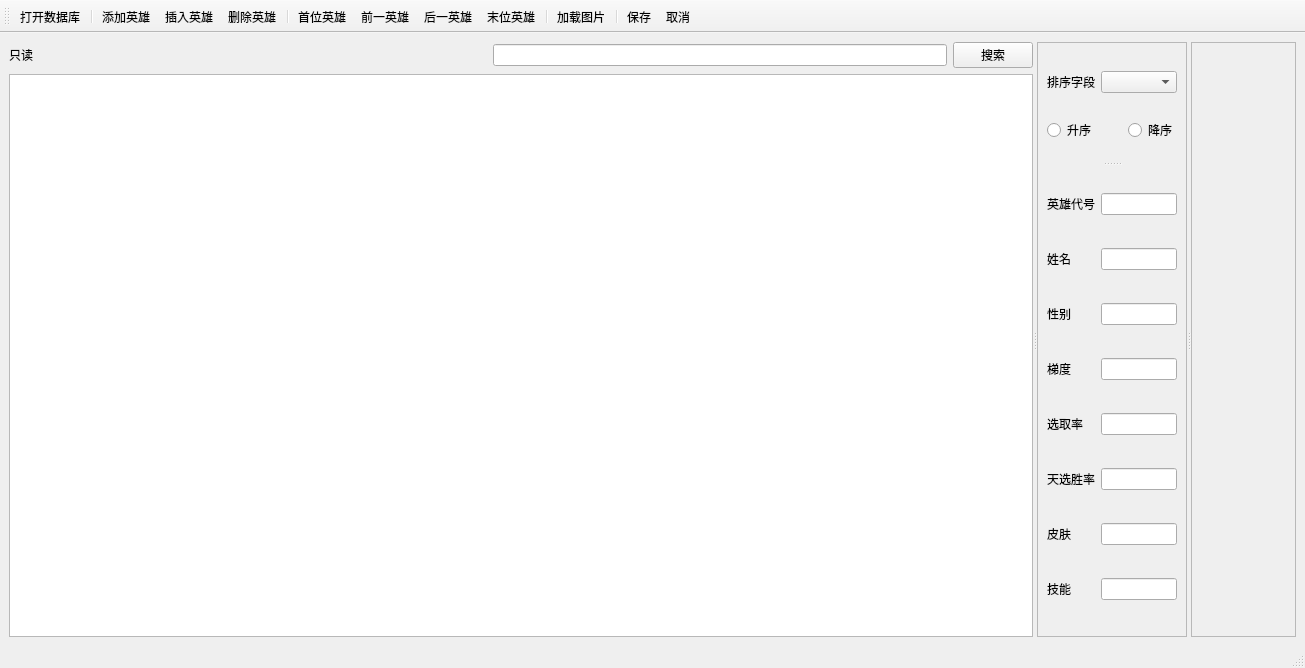
<?xml version="1.0" encoding="UTF-8"?>
<ui version="4.0">
 <class>GDHeroDatabase</class>
 <widget class="QMainWindow" name="GDHeroDatabase">
  <property name="geometry">
   <rect>
    <x>0</x>
    <y>0</y>
    <width>1305</width>
    <height>668</height>
   </rect>
  </property>
  <property name="windowTitle">
   <string>光点劫区——英雄库</string>
  </property>
  <property name="styleSheet">
   <string notr="true">
QWidget{background-image: url(:/image/image/userClient.jpg)}
QLabel{color: rgb(186,91,73)}
QDial{background-color: rgb(67, 67, 67)}
background-image: url(:/image/image/userClient.jpg);</string>
  </property>
  <widget class="QWidget" name="centralwidget">
   <layout class="QHBoxLayout" name="horizontalLayout_3">
    <item>
     <widget class="QSplitter" name="splitter_3">
      <property name="orientation">
       <enum>Qt::Orientation::Horizontal</enum>
      </property>
      <widget class="QWidget" name="layoutWidget">
       <layout class="QGridLayout" name="gridLayout_4">
        <item row="0" column="0">
         <layout class="QGridLayout" name="gridLayout_3">
          <item row="0" column="0">
           <widget class="QLabel" name="label_10">
            <property name="text">
             <string>只读</string>
            </property>
           </widget>
          </item>
          <item row="0" column="1">
           <spacer name="horizontalSpacer">
            <property name="orientation">
             <enum>Qt::Orientation::Horizontal</enum>
            </property>
            <property name="sizeHint" stdset="0">
             <size>
              <width>40</width>
              <height>20</height>
             </size>
            </property>
           </spacer>
          </item>
          <item row="0" column="2">
           <widget class="QLineEdit" name="lEditSearch">
            <property name="maximumSize">
             <size>
              <width>500</width>
              <height>16777215</height>
             </size>
            </property>
           </widget>
          </item>
          <item row="0" column="3">
           <widget class="QPushButton" name="pBtnSearch">
            <property name="maximumSize">
             <size>
              <width>150</width>
              <height>16777215</height>
             </size>
            </property>
            <property name="text">
             <string>搜索</string>
            </property>
           </widget>
          </item>
         </layout>
        </item>
        <item row="1" column="0">
         <widget class="QTableView" name="tableView"/>
        </item>
       </layout>
      </widget>
      <widget class="QFrame" name="frame">
       <property name="maximumSize">
        <size>
         <width>150</width>
         <height>16777215</height>
        </size>
       </property>
       <property name="frameShape">
        <enum>QFrame::Shape::StyledPanel</enum>
       </property>
       <property name="frameShadow">
        <enum>QFrame::Shadow::Raised</enum>
       </property>
       <layout class="QHBoxLayout" name="horizontalLayout_2">
        <item>
         <widget class="QSplitter" name="splitter_2">
          <property name="orientation">
           <enum>Qt::Orientation::Vertical</enum>
          </property>
          <widget class="QWidget" name="layoutWidget">
           <layout class="QGridLayout" name="gridLayout_2">
            <item row="0" column="0">
             <widget class="QLabel" name="label_9">
              <property name="text">
               <string>排序字段</string>
              </property>
             </widget>
            </item>
            <item row="0" column="1" colspan="2">
             <widget class="QComboBox" name="comboOrderField"/>
            </item>
            <item row="1" column="0" colspan="2">
             <widget class="QRadioButton" name="rBtnAsc">
              <property name="text">
               <string>升序</string>
              </property>
             </widget>
            </item>
            <item row="1" column="2">
             <widget class="QRadioButton" name="rBtnDes">
              <property name="text">
               <string>降序</string>
              </property>
             </widget>
            </item>
           </layout>
          </widget>
          <widget class="QWidget" name="layoutWidget">
           <layout class="QGridLayout" name="gridLayout">
            <item row="2" column="0">
             <widget class="QLabel" name="label_3">
              <property name="text">
               <string>性别</string>
              </property>
             </widget>
            </item>
            <item row="0" column="0">
             <widget class="QLabel" name="label">
              <property name="text">
               <string>英雄代号</string>
              </property>
             </widget>
            </item>
            <item row="5" column="1">
             <widget class="QLineEdit" name="lEditWin"/>
            </item>
            <item row="2" column="1">
             <widget class="QLineEdit" name="lEditGender"/>
            </item>
            <item row="7" column="0">
             <widget class="QLabel" name="label_8">
              <property name="text">
               <string>技能</string>
              </property>
             </widget>
            </item>
            <item row="5" column="0">
             <widget class="QLabel" name="label_6">
              <property name="text">
               <string>天选胜率</string>
              </property>
             </widget>
            </item>
            <item row="4" column="1">
             <widget class="QLineEdit" name="lEditSelect"/>
            </item>
            <item row="6" column="0">
             <widget class="QLabel" name="label_7">
              <property name="text">
               <string>皮肤</string>
              </property>
             </widget>
            </item>
            <item row="1" column="0">
             <widget class="QLabel" name="label_2">
              <property name="text">
               <string>姓名</string>
              </property>
             </widget>
            </item>
            <item row="4" column="0">
             <widget class="QLabel" name="label_5">
              <property name="text">
               <string>选取率</string>
              </property>
             </widget>
            </item>
            <item row="0" column="1">
             <widget class="QLineEdit" name="lEditHeroNo"/>
            </item>
            <item row="3" column="0">
             <widget class="QLabel" name="label_4">
              <property name="text">
               <string>梯度</string>
              </property>
             </widget>
            </item>
            <item row="1" column="1">
             <widget class="QLineEdit" name="lEditName"/>
            </item>
            <item row="3" column="1">
             <widget class="QLineEdit" name="lEditGradient"/>
            </item>
            <item row="7" column="1">
             <widget class="QLineEdit" name="lEditSkill"/>
            </item>
            <item row="6" column="1">
             <widget class="QLineEdit" name="lEditSkin"/>
            </item>
           </layout>
          </widget>
         </widget>
        </item>
       </layout>
      </widget>
      <widget class="QFrame" name="frame_2">
       <property name="enabled">
        <bool>true</bool>
       </property>
       <property name="sizePolicy">
        <sizepolicy hsizetype="Preferred" vsizetype="Preferred">
         <horstretch>0</horstretch>
         <verstretch>0</verstretch>
        </sizepolicy>
       </property>
       <property name="maximumSize">
        <size>
         <width>16777215</width>
         <height>16777215</height>
        </size>
       </property>
       <property name="frameShape">
        <enum>QFrame::Shape::StyledPanel</enum>
       </property>
       <property name="frameShadow">
        <enum>QFrame::Shadow::Raised</enum>
       </property>
       <layout class="QHBoxLayout" name="horizontalLayout">
        <item>
         <widget class="QSplitter" name="splitter">
          <property name="orientation">
           <enum>Qt::Orientation::Vertical</enum>
          </property>
          <widget class="QLabel" name="pixmapInfo">
           <property name="maximumSize">
            <size>
             <width>100000</width>
             <height>100000</height>
            </size>
           </property>
           <property name="text">
            <string/>
           </property>
           <property name="alignment">
            <set>Qt::AlignmentFlag::AlignCenter</set>
           </property>
          </widget>
         </widget>
        </item>
       </layout>
      </widget>
     </widget>
    </item>
   </layout>
  </widget>
  <widget class="QStatusBar" name="statusbar"/>
  <widget class="QToolBar" name="toolBar">
   <property name="windowTitle">
    <string>toolBar</string>
   </property>
   <attribute name="toolBarArea">
    <enum>TopToolBarArea</enum>
   </attribute>
   <attribute name="toolBarBreak">
    <bool>false</bool>
   </attribute>
   <addaction name="actOpen"/>
   <addaction name="separator"/>
   <addaction name="actAppend"/>
   <addaction name="actInsertHero"/>
   <addaction name="actDelete"/>
   <addaction name="separator"/>
   <addaction name="actFirstHero"/>
   <addaction name="actPreviousHero"/>
   <addaction name="actNextHero"/>
   <addaction name="actLastHero"/>
   <addaction name="separator"/>
   <addaction name="actLoadPhoto"/>
   <addaction name="separator"/>
   <addaction name="actSubmit"/>
   <addaction name="actRevert"/>
  </widget>
  <action name="actOpen">
   <property name="text">
    <string>打开数据库</string>
   </property>
   <property name="menuRole">
    <enum>QAction::MenuRole::NoRole</enum>
   </property>
  </action>
  <action name="actAppend">
   <property name="text">
    <string>添加英雄</string>
   </property>
   <property name="menuRole">
    <enum>QAction::MenuRole::NoRole</enum>
   </property>
  </action>
  <action name="actInsertHero">
   <property name="text">
    <string>插入英雄</string>
   </property>
   <property name="menuRole">
    <enum>QAction::MenuRole::NoRole</enum>
   </property>
  </action>
  <action name="actDelete">
   <property name="text">
    <string>删除英雄</string>
   </property>
   <property name="menuRole">
    <enum>QAction::MenuRole::NoRole</enum>
   </property>
  </action>
  <action name="actFirstHero">
   <property name="text">
    <string>首位英雄</string>
   </property>
   <property name="menuRole">
    <enum>QAction::MenuRole::NoRole</enum>
   </property>
  </action>
  <action name="actPreviousHero">
   <property name="text">
    <string>前一英雄</string>
   </property>
   <property name="menuRole">
    <enum>QAction::MenuRole::NoRole</enum>
   </property>
  </action>
  <action name="actNextHero">
   <property name="text">
    <string>后一英雄</string>
   </property>
   <property name="menuRole">
    <enum>QAction::MenuRole::NoRole</enum>
   </property>
  </action>
  <action name="actLastHero">
   <property name="text">
    <string>末位英雄</string>
   </property>
   <property name="menuRole">
    <enum>QAction::MenuRole::NoRole</enum>
   </property>
  </action>
  <action name="actSubmit">
   <property name="text">
    <string>保存</string>
   </property>
   <property name="menuRole">
    <enum>QAction::MenuRole::NoRole</enum>
   </property>
  </action>
  <action name="actRevert">
   <property name="text">
    <string>取消</string>
   </property>
   <property name="menuRole">
    <enum>QAction::MenuRole::NoRole</enum>
   </property>
  </action>
  <action name="actLoadPhoto">
   <property name="text">
    <string>加载图片</string>
   </property>
   <property name="menuRole">
    <enum>QAction::MenuRole::NoRole</enum>
   </property>
  </action>
 </widget>
 <resources/>
 <connections/>
</ui>
